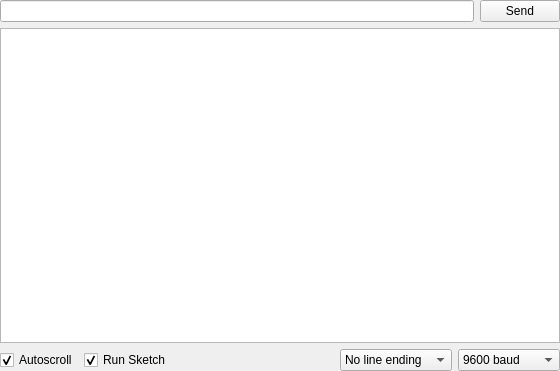
<?xml version="1.0" encoding="UTF-8"?>
<ui version="4.0">
 <class>serialmonitorwidget</class>
 <widget class="QWidget" name="serialmonitorwidget">
  <property name="geometry">
   <rect>
    <x>0</x>
    <y>0</y>
    <width>560</width>
    <height>371</height>
   </rect>
  </property>
  <property name="windowTitle">
   <string>Form</string>
  </property>
  <layout class="QVBoxLayout" name="verticalLayout_2">
   <property name="leftMargin">
    <number>0</number>
   </property>
   <property name="topMargin">
    <number>0</number>
   </property>
   <property name="rightMargin">
    <number>0</number>
   </property>
   <property name="bottomMargin">
    <number>0</number>
   </property>
   <item>
    <layout class="QHBoxLayout" name="horizontalLayout_8">
     <property name="spacing">
      <number>6</number>
     </property>
     <property name="topMargin">
      <number>0</number>
     </property>
     <item>
      <widget class="QLineEdit" name="messageTxt"/>
     </item>
     <item>
      <widget class="QPushButton" name="sendButton">
       <property name="text">
        <string>Send</string>
       </property>
      </widget>
     </item>
    </layout>
   </item>
   <item>
    <widget class="QPlainTextEdit" name="outputText">
     <property name="readOnly">
      <bool>true</bool>
     </property>
    </widget>
   </item>
   <item>
    <layout class="QHBoxLayout" name="horizontalLayout_10">
     <property name="topMargin">
      <number>0</number>
     </property>
     <item>
      <widget class="QCheckBox" name="autoScrollCheck">
       <property name="text">
        <string>Autoscroll</string>
       </property>
       <property name="checked">
        <bool>true</bool>
       </property>
      </widget>
     </item>
     <item>
      <widget class="QCheckBox" name="runSketchCheck">
       <property name="text">
        <string>Run Sketch</string>
       </property>
       <property name="checked">
        <bool>true</bool>
       </property>
      </widget>
     </item>
     <item>
      <spacer name="horizontalSpacer_7">
       <property name="orientation">
        <enum>Qt::Horizontal</enum>
       </property>
       <property name="sizeHint" stdset="0">
        <size>
         <width>40</width>
         <height>20</height>
        </size>
       </property>
      </spacer>
     </item>
     <item>
      <widget class="QComboBox" name="lineEndingBox">
       <property name="minimumSize">
        <size>
         <width>0</width>
         <height>0</height>
        </size>
       </property>
       <item>
        <property name="text">
         <string>No line ending</string>
        </property>
       </item>
       <item>
        <property name="text">
         <string>Newline</string>
        </property>
       </item>
       <item>
        <property name="text">
         <string>Carriage return</string>
        </property>
       </item>
       <item>
        <property name="text">
         <string>Both NL &amp; CR</string>
        </property>
       </item>
      </widget>
     </item>
     <item>
      <widget class="QComboBox" name="baudrateBox">
       <property name="currentIndex">
        <number>3</number>
       </property>
       <item>
        <property name="text">
         <string>300 baud</string>
        </property>
       </item>
       <item>
        <property name="text">
         <string>1200 baud</string>
        </property>
       </item>
       <item>
        <property name="text">
         <string>4800 baud</string>
        </property>
       </item>
       <item>
        <property name="text">
         <string>9600 baud</string>
        </property>
       </item>
       <item>
        <property name="text">
         <string>14400 baud</string>
        </property>
       </item>
       <item>
        <property name="text">
         <string>19200 baud</string>
        </property>
       </item>
       <item>
        <property name="text">
         <string>28800 baud</string>
        </property>
       </item>
       <item>
        <property name="text">
         <string>38400 baud</string>
        </property>
       </item>
       <item>
        <property name="text">
         <string>57600 baud</string>
        </property>
       </item>
       <item>
        <property name="text">
         <string>115200 baud</string>
        </property>
       </item>
      </widget>
     </item>
    </layout>
   </item>
  </layout>
 </widget>
 <resources/>
 <connections/>
</ui>
